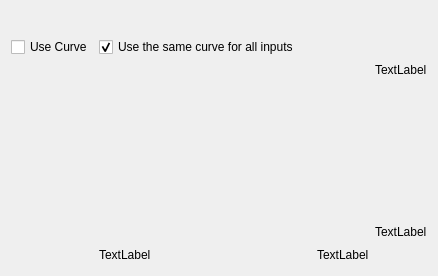
<?xml version="1.0" encoding="UTF-8"?>
<ui version="4.0">
 <class>WdgCurveOption</class>
 <widget class="QWidget" name="WdgCurveOption">
  <property name="geometry">
   <rect>
    <x>0</x>
    <y>0</y>
    <width>414</width>
    <height>276</height>
   </rect>
  </property>
  <layout class="QGridLayout" name="gridLayout">
   <item row="3" column="0" rowspan="6">
    <widget class="KisMultiSensorsSelector" name="sensorSelector" native="true">
     <property name="sizePolicy">
      <sizepolicy hsizetype="Expanding" vsizetype="Expanding">
       <horstretch>0</horstretch>
       <verstretch>0</verstretch>
      </sizepolicy>
     </property>
     <property name="minimumSize">
      <size>
       <width>20</width>
       <height>0</height>
      </size>
     </property>
    </widget>
   </item>
   <item row="8" column="1">
    <widget class="QLabel" name="label_xmin">
     <property name="sizePolicy">
      <sizepolicy hsizetype="Preferred" vsizetype="Fixed">
       <horstretch>0</horstretch>
       <verstretch>0</verstretch>
      </sizepolicy>
     </property>
     <property name="text">
      <string comment="KDE::DoNotExtract">TextLabel</string>
     </property>
    </widget>
   </item>
   <item row="3" column="1" rowspan="5" colspan="4">
    <widget class="KisCurveWidget" name="curveWidget" native="true">
     <property name="sizePolicy">
      <sizepolicy hsizetype="Preferred" vsizetype="Expanding">
       <horstretch>1</horstretch>
       <verstretch>0</verstretch>
      </sizepolicy>
     </property>
    </widget>
   </item>
   <item row="1" column="0" colspan="5">
    <widget class="KisDoubleSliderSpinBox" name="slider" native="true">
     <property name="sizePolicy">
      <sizepolicy hsizetype="Preferred" vsizetype="Fixed">
       <horstretch>0</horstretch>
       <verstretch>0</verstretch>
      </sizepolicy>
     </property>
     <property name="minimumSize">
      <size>
       <width>20</width>
       <height>20</height>
      </size>
     </property>
     <property name="maximumSize">
      <size>
       <width>16777215</width>
       <height>16777215</height>
      </size>
     </property>
    </widget>
   </item>
   <item row="8" column="4">
    <widget class="QLabel" name="label_xmax">
     <property name="sizePolicy">
      <sizepolicy hsizetype="Preferred" vsizetype="Fixed">
       <horstretch>0</horstretch>
       <verstretch>0</verstretch>
      </sizepolicy>
     </property>
     <property name="text">
      <string comment="KDE::DoNotExtract">TextLabel</string>
     </property>
    </widget>
   </item>
   <item row="3" column="5">
    <widget class="QLabel" name="label_ymax">
     <property name="sizePolicy">
      <sizepolicy hsizetype="Fixed" vsizetype="Fixed">
       <horstretch>0</horstretch>
       <verstretch>0</verstretch>
      </sizepolicy>
     </property>
     <property name="text">
      <string comment="KDE::DoNotExtract">TextLabel</string>
     </property>
    </widget>
   </item>
   <item row="7" column="5">
    <widget class="QLabel" name="label_ymin">
     <property name="sizePolicy">
      <sizepolicy hsizetype="Fixed" vsizetype="Fixed">
       <horstretch>0</horstretch>
       <verstretch>0</verstretch>
      </sizepolicy>
     </property>
     <property name="text">
      <string comment="KDE::DoNotExtract">TextLabel</string>
     </property>
    </widget>
   </item>
   <item row="4" column="5" rowspan="3">
    <spacer name="verticalSpacer">
     <property name="orientation">
      <enum>Qt::Vertical</enum>
     </property>
     <property name="sizeHint" stdset="0">
      <size>
       <width>20</width>
       <height>40</height>
      </size>
     </property>
    </spacer>
   </item>
   <item row="2" column="1">
    <widget class="QCheckBox" name="checkBoxUseSameCurve">
     <property name="toolTip">
      <string>&lt;html&gt;&lt;head/&gt;&lt;body&gt;&lt;p&gt;If checked, all inputs sensors will use the same curve. If not checked, you will be able to assign different curves to all active input sensors.&lt;/p&gt;&lt;/body&gt;&lt;/html&gt;</string>
     </property>
     <property name="text">
      <string>Use the same curve for all inputs</string>
     </property>
     <property name="checked">
      <bool>true</bool>
     </property>
    </widget>
   </item>
   <item row="8" column="2" colspan="2">
    <spacer name="horizontalSpacer">
     <property name="orientation">
      <enum>Qt::Horizontal</enum>
     </property>
     <property name="sizeHint" stdset="0">
      <size>
       <width>72</width>
       <height>20</height>
      </size>
     </property>
    </spacer>
   </item>
   <item row="2" column="0">
    <widget class="QCheckBox" name="checkBoxUseCurve">
     <property name="text">
      <string>Use Curve</string>
     </property>
    </widget>
   </item>
  </layout>
 </widget>
 <customwidgets>
  <customwidget>
   <class>KisDoubleSliderSpinBox</class>
   <extends>QWidget</extends>
   <header>kis_slider_spin_box.h</header>
   <container>1</container>
  </customwidget>
  <customwidget>
   <class>KisMultiSensorsSelector</class>
   <extends>QWidget</extends>
   <header>kis_multi_sensors_selector.h</header>
   <container>1</container>
  </customwidget>
  <customwidget>
   <class>KisCurveWidget</class>
   <extends>QWidget</extends>
   <header location="global">widgets/kis_curve_widget.h</header>
   <container>1</container>
  </customwidget>
 </customwidgets>
 <resources/>
 <connections/>
</ui>
